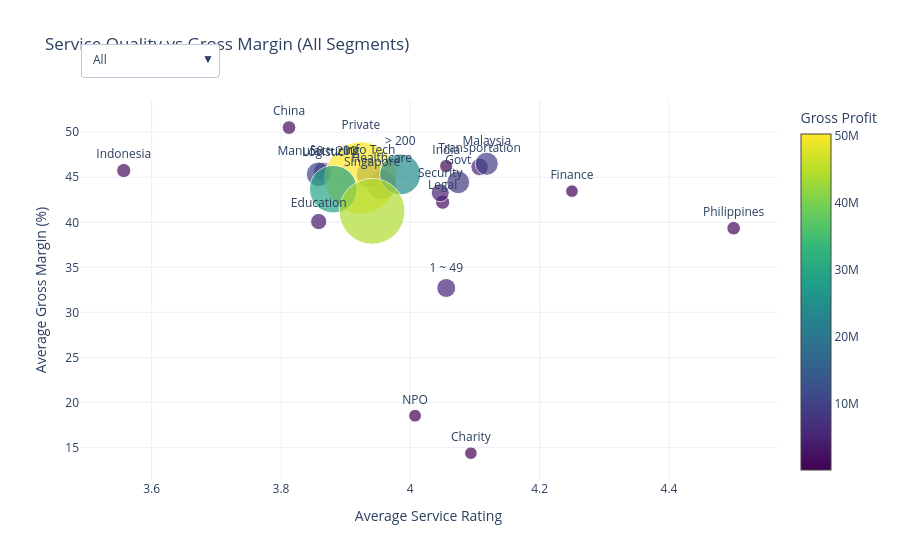

Write notebook code for a chart like this one.
### Markdown cell above
## 1. Client-type profitability

### Corrected-data findings

- **Private clients** contribute **$50.29 million** of gross profit from **106 clients**, with an average gross margin of **45.0%**.
- **Government clients** contribute **$9.14 million** from **21 clients**, with an average gross margin of **44.4%**.
- **NPO clients** contribute **$0.26 million** from **13 clients**, with an average gross margin of **18.5%**. The low contribution and margin should be interpreted alongside the small client base.

### Implication

Private clients are the main commercial value pool in this cleaned client-year dataset. Government is a smaller but relatively efficient segment, while NPO accounts warrant a separate cost-to-serve and pricing review rather than comparison only on total profit.

## 2. Sector profitability

### Corrected-data findings

- **Healthcare** is the largest sector by gross profit at **$14.72 million** across **32 clients**.
- **Info Tech** contributes **$12.56 million** and **Manufacturing** contributes **$10.74 million**; both have average gross margins of approximately **45.3%**.
- **Transportation** has the highest average sector margin at **46.1%**, but contributes **$4.63 million** across **10 clients**, so its efficiency is not the same as portfolio scale.

### Implication

Healthcare, Info Tech and Manufacturing are the main sector-level value pools. Transportation is a smaller high-margin segment that may merit investigation for scalable practices, without assuming that the observed margin difference is causal.

## 3. Organisation size and country

- Clients with **50–200 staff** contribute **$29.56 million** of gross profit, while clients with **more than 200 staff** contribute **$24.38 million**.
- The **1–49 staff** group contributes **$5.75 million** and has the lowest average margin at **32.7%**, despite an average service score of approximately **4.06/5**.
- **Singapore** contributes **$44.14 million**, while **Malaysia** contributes **$9.60 million** with a higher average margin (**46.5% versus 41.2%**).
- **China** has the highest average country margin (**50.5%**) but only four clients, so the result is less stable than the larger-country comparisons.

These findings describe differences in the observed records. They do not prove that organisation size, country or service quality causes profitability.

### Code cell
import numpy as np
import pandas as pd
import plotly.graph_objects as go

# ============================================
# Create Average Service Rating
# ============================================
service_cols = [
    "PRESALES AND PARTNERSHIP",
    "TECHNICAL EXPERTISE",
    "PROJECT DELIVERY",
    "POST-SALES SUPPORT",
]

df_merged["AVG_SERVICE"] = df_merged[service_cols].mean(axis=1)

# ============================================
# Segmentations
# ============================================
segmentations = {
    "Industry Sector": "SECTOR",
    "Client Type": "TYPE",
    "Organisation Size": "STAFF STRENGTH",
    "Country": "COUNTRY",
}

aggregated = {}

for label, col in segmentations.items():
    grouped = (
        df_merged.groupby(col)
        .agg(
            {
                "AVG_SERVICE": "mean",
                "GROSS_MARGIN": "mean",
                "GROSS_PROFIT": "sum",
                "REVENUE": "sum",
            }
        )
        .reset_index()
    )

    grouped = grouped.rename(columns={col: "Segment"})
    grouped["Segmentation"] = label
    aggregated[label] = grouped

# Combined view for the All option
all_segments = []
for label, df in aggregated.items():
    temp = df[
        ["Segment", "AVG_SERVICE", "GROSS_MARGIN", "GROSS_PROFIT", "REVENUE"]
    ].copy()
    temp["Segmentation"] = label
    all_segments.append(temp)

aggregated["All"] = pd.concat(all_segments, ignore_index=True)

# Global Min/Max for unified color scale across view switches
cmin_gp = df_merged["GROSS_PROFIT"].min()
cmax_gp = df_merged["GROSS_PROFIT"].sum()

# ============================================
# Default View
# ============================================
data = aggregated["All"]
segment_col = "Segment"

bubble_size = (data["REVENUE"] / data["REVENUE"].max()) * 60 + 12

# ============================================
# Initial Figure
# ============================================
fig = go.Figure()

fig.add_trace(
    go.Scatter(
        x=data["AVG_SERVICE"],
        y=data["GROSS_MARGIN"],
        mode="markers+text",
        text=data[segment_col],
        textposition="top center",
        marker=dict(
            size=bubble_size,
            color=data["GROSS_PROFIT"],
            colorscale="Viridis",
            showscale=True,
            colorbar=dict(title="Gross Profit"),
            sizemode="diameter",
            line=dict(width=1),
        ),
        customdata=np.stack(
            (data[segment_col], data["GROSS_PROFIT"], data["REVENUE"]), axis=-1
        ),
        hovertemplate="<b>%{customdata[0]}</b><br><br>"
        + "Average Service Rating: %{x:.2f}<br>"
        + "Gross Margin: %{y:.2f}%<br>"
        + "Gross Profit: %{customdata[1]:,.0f}<br>"
        + "Revenue: %{customdata[2]:,.0f}<extra></extra>",
    )
)

# Dropdown
buttons = []

# Build dropdown items for ["All"] + individual segmentations
dropdown_keys = ["All"] + list(segmentations.keys())

for label in dropdown_keys:
    temp = aggregated[label]

    b_size = (temp["REVENUE"] / temp["REVENUE"].max()) * 60 + 12

    buttons.append(
        dict(
            label=label,
            method="update",
            args=[
                {
                    "x": [temp["AVG_SERVICE"]],
                    "y": [temp["GROSS_MARGIN"]],
                    "text": [temp["Segment"]],
                    "customdata": [
                        np.stack(
                            (
                                temp["Segment"],
                                temp["GROSS_PROFIT"],
                                temp["REVENUE"],
                            ),
                            axis=-1,
                        )
                    ],
                    "marker": [
                        dict(
                            size=b_size,
                            color=temp["GROSS_PROFIT"],
                            colorscale="Viridis",
                            showscale=True,
                            colorbar=dict(title="Gross Profit"),
                            sizemode="diameter",
                            line=dict(width=1),
                        )
                    ],
                },
                {
                    "title": f"Service Quality vs Gross Margin ({label})",
                    "xaxis": {"title": "Average Service Rating"},
                    "yaxis": {"title": "Average Gross Margin (%)"},
                },
            ],
        )
    )

# ============================================
# Layout Configuration
# ============================================
fig.update_layout(
    title="Service Quality vs Gross Margin (All Segments)",
    template="plotly_white",
    xaxis_title="Average Service Rating",
    yaxis_title="Average Gross Margin (%)",
    updatemenus=[
        dict(
            buttons=buttons,
            direction="down",
            x=0.0,
            y=1.15,
            xanchor="left",
            yanchor="top",
            showactive=True,
        )
    ],
)

fig.show()

### Figure 1 — Plotly figure (JSON) as saved in the notebook; plotly's stock layout.template omitted (floating-point values rounded to 4 significant figures)
{"data": [{"customdata": [["Charity", 148258, 1014904], ["Education", 3440213, 7949618], ["Finance", 461225, 1102328], ["Healthcare", 14721908, 33216248], ["Info Tech", 12561048, 28584189], ["Legal", 1903199, 4254069], ["Logistic", 6019353, 13277066], ["Manufacturing", 10744702, 23839243], ["Security", 5056332, 11419592], ["Transportation", 4632951, 10423981], ["Govt", 9137148, 20494697], ["NPO", 264990, 1443155], ["Private", 50287051, 113143386], ["1 ~ 49", 5751922, 13222181], ["50 ~ 200", 29559495, 67219079], ["> 200", 24377772, 54639978], ["China", 1665578, 3237534], ["India", 1102658, 2324337], ["Indonesia", 1907042, 4158785], ["Malaysia", 9596832, 20903029], ["Philippines", 1276239, 3060039], ["Singapore", 44140840, 101397514]], "hovertemplate": "<b>%{customdata[0]}</b><br><br>Average Service Rating: %{x:.2f}<br>Gross Margin: %{y:.2f}%<br>Gross Profit: %{customdata[1]:,.0f}<br>Revenue: %{customdata[2]:,.0f}<extra></extra>", "marker": {"color": [148258, 3440213, 461225, 14721908, 12561048, 1903199, 6019353, 10744702, 5056332, 4632951, 9137148, 264990, 50287051, 5751922, 29559495, 24377772, 1665578, 1102658, 1907042, 9596832, 1276239, 44140840], "colorbar": {"title": {"text": "Gross Profit"}}, "colorscale": [[0.0, "#440154"], [0.1111, "#482878"], [0.2222, "#3e4989"], [0.3333, "#31688e"], [0.4444, "#26828e"], [0.5556, "#1f9e89"], [0.6667, "#35b779"], [0.7778, "#6ece58"], [0.8889, "#b5de2b"], [1.0, "#fde725"]], "line": {"width": 1}, "showscale": true, "size": [12.54, 16.22, 12.58, 29.61, 27.16, 14.26, 19.04, 24.64, 18.06, 17.53, 22.87, 12.77, 72.0, 19.01, 47.65, 40.98, 13.72, 13.23, 14.21, 23.08, 13.62, 65.77], "sizemode": "diameter"}, "mode": "markers+text", "text": ["Charity", "Education", "Finance", "Healthcare", "Info Tech", "Legal", "Logistic", "Manufacturing", "Security", "Transportation", "Govt", "NPO", "Private", "1 ~ 49", "50 ~ 200", "> 200", "China", "India", "Indonesia", "Malaysia", "Philippines", "Singapore"], "textposition": "top center", "type": "scatter", "x": [4.094, 3.858, 4.25, 3.956, 3.938, 4.05, 3.865, 3.858, 4.046, 4.107, 4.074, 4.007, 3.924, 4.056, 3.881, 3.984, 3.812, 4.056, 3.557, 4.118, 4.5, 3.941], "y": [14.36, 40.08, 43.46, 44.16, 45.31, 42.24, 45.65, 45.33, 43.28, 46.15, 44.45, 18.52, 44.95, 32.71, 43.68, 45.32, 50.52, 46.25, 45.75, 46.51, 39.34, 41.22]}], "layout": {"title": {"text": "Service Quality vs Gross Margin (All Segments)"}, "updatemenus": [{"buttons": [{"args": [{"customdata": [[["Charity", 148258, 1014904], ["Education", 3440213, 7949618], ["Finance", 461225, 1102328], ["Healthcare", 14721908, 33216248], ["Info Tech", 12561048, 28584189], ["Legal", 1903199, 4254069], ["Logistic", 6019353, 13277066], ["Manufacturing", 10744702, 23839243], ["Security", 5056332, 11419592], ["Transportation", 4632951, 10423981], ["Govt", 9137148, 20494697], ["NPO", 264990, 1443155], ["Private", 50287051, 113143386], ["1 ~ 49", 5751922, 13222181], ["50 ~ 200", 29559495, 67219079], ["> 200", 24377772, 54639978], ["China", 1665578, 3237534], ["India", 1102658, 2324337], ["Indonesia", 1907042, 4158785], ["Malaysia", 9596832, 20903029], ["Philippines", 1276239, 3060039], ["Singapore", 44140840, 101397514]]], "marker": [{"color": [148258, 3440213, 461225, 14721908, 12561048, 1903199, 6019353, 10744702, 5056332, 4632951, 9137148, 264990, 50287051, 5751922, 29559495, 24377772, 1665578, 1102658, 1907042, 9596832, 1276239, 44140840], "colorbar": {"title": "Gross Profit"}, "colorscale": "Viridis", "line": {"width": 1}, "showscale": true, "size": [12.54, 16.22, 12.58, 29.61, 27.16, 14.26, 19.04, 24.64, 18.06, 17.53, 22.87, 12.77, 72.0, 19.01, 47.65, 40.98, 13.72, 13.23, 14.21, 23.08, 13.62, 65.77], "sizemode": "diameter"}], "text": [["Charity", "Education", "Finance", "Healthcare", "Info Tech", "Legal", "Logistic", "Manufacturing", "Security", "Transportation", "Govt", "NPO", "Private", "1 ~ 49", "50 ~ 200", "> 200", "China", "India", "Indonesia", "Malaysia", "Philippines", "Singapore"]], "x": [[4.094, 3.858, 4.25, 3.956, 3.938, 4.05, 3.865, 3.858, 4.046, 4.107, 4.074, 4.007, 3.924, 4.056, 3.881, 3.984, 3.812, 4.056, 3.557, 4.118, 4.5, 3.941]], "y": [[14.36, 40.08, 43.46, 44.16, 45.31, 42.24, 45.65, 45.33, 43.28, 46.15, 44.45, 18.52, 44.95, 32.71, 43.68, 45.32, 50.52, 46.25, 45.75, 46.51, 39.34, 41.22]]}, {"title": "Service Quality vs Gross Margin (All)", "xaxis": {"title": "Average Service Rating"}, "yaxis": {"title": "Average Gross Margin (%)"}}], "label": "All", "method": "update"}, {"args": [{"customdata": [[["Charity", 148258, 1014904], ["Education", 3440213, 7949618], ["Finance", 461225, 1102328], ["Healthcare", 14721908, 33216248], ["Info Tech", 12561048, 28584189], ["Legal", 1903199, 4254069], ["Logistic", 6019353, 13277066], ["Manufacturing", 10744702, 23839243], ["Security", 5056332, 11419592], ["Transportation", 4632951, 10423981]]], "marker": [{"color": [148258, 3440213, 461225, 14721908, 12561048, 1903199, 6019353, 10744702, 5056332, 4632951], "colorbar": {"title": "Gross Profit"}, "colorscale": "Viridis", "line": {"width": 1}, "showscale": true, "size": [13.83, 26.36, 13.99, 72.0, 63.63, 19.68, 35.98, 55.06, 32.63, 30.83], "sizemode": "diameter"}], "text": [["Charity", "Education", "Finance", "Healthcare", "Info Tech", "Legal", "Logistic", "Manufacturing", "Security", "Transportation"]], "x": [[4.094, 3.858, 4.25, 3.956, 3.938, 4.05, 3.865, 3.858, 4.046, 4.107]], "y": [[14.36, 40.08, 43.46, 44.16, 45.31, 42.24, 45.65, 45.33, 43.28, 46.15]]}, {"title": "Service Quality vs Gross Margin (Industry Sector)", "xaxis": {"title": "Average Service Rating"}, "yaxis": {"title": "Average Gross Margin (%)"}}], "label": "Industry Sector", "method": "update"}, {"args": [{"customdata": [[["Govt", 9137148, 20494697], ["NPO", 264990, 1443155], ["Private", 50287051, 113143386]]], "marker": [{"color": [9137148, 264990, 50287051], "colorbar": {"title": "Gross Profit"}, "colorscale": "Viridis", "line": {"width": 1}, "showscale": true, "size": [22.87, 12.77, 72.0], "sizemode": "diameter"}], "text": [["Govt", "NPO", "Private"]], "x": [[4.074, 4.007, 3.924]], "y": [[44.45, 18.52, 44.95]]}, {"title": "Service Quality vs Gross Margin (Client Type)", "xaxis": {"title": "Average Service Rating"}, "yaxis": {"title": "Average Gross Margin (%)"}}], "label": "Client Type", "method": "update"}, {"args": [{"customdata": [[["1 ~ 49", 5751922, 13222181], ["50 ~ 200", 29559495, 67219079], ["> 200", 24377772, 54639978]]], "marker": [{"color": [5751922, 29559495, 24377772], "colorbar": {"title": "Gross Profit"}, "colorscale": "Viridis", "line": {"width": 1}, "showscale": true, "size": [23.8, 72.0, 60.77], "sizemode": "diameter"}], "text": [["1 ~ 49", "50 ~ 200", "> 200"]], "x": [[4.056, 3.881, 3.984]], "y": [[32.71, 43.68, 45.32]]}, {"title": "Service Quality vs Gross Margin (Organisation Size)", "xaxis": {"title": "Average Service Rating"}, "yaxis": {"title": "Average Gross Margin (%)"}}], "label": "Organisation Size", "method": "update"}, {"args": [{"customdata": [[["China", 1665578, 3237534], ["India", 1102658, 2324337], ["Indonesia", 1907042, 4158785], ["Malaysia", 9596832, 20903029], ["Philippines", 1276239, 3060039], ["Singapore", 44140840, 101397514]]], "marker": [{"color": [1665578, 1102658, 1907042, 9596832, 1276239, 44140840], "colorbar": {"title": "Gross Profit"}, "colorscale": "Viridis", "line": {"width": 1}, "showscale": true, "size": [13.92, 13.38, 14.46, 24.37, 13.81, 72.0], "sizemode": "diameter"}], "text": [["China", "India", "Indonesia", "Malaysia", "Philippines", "Singapore"]], "x": [[3.812, 4.056, 3.557, 4.118, 4.5, 3.941]], "y": [[50.52, 46.25, 45.75, 46.51, 39.34, 41.22]]}, {"title": "Service Quality vs Gross Margin (Country)", "xaxis": {"title": "Average Service Rating"}, "yaxis": {"title": "Average Gross Margin (%)"}}], "label": "Country", "method": "update"}], "direction": "down", "showactive": true, "x": 0.0, "xanchor": "left", "y": 1.15, "yanchor": "top"}], "xaxis": {"title": {"text": "Average Service Rating"}}, "yaxis": {"title": {"text": "Average Gross Margin (%)"}}}}
